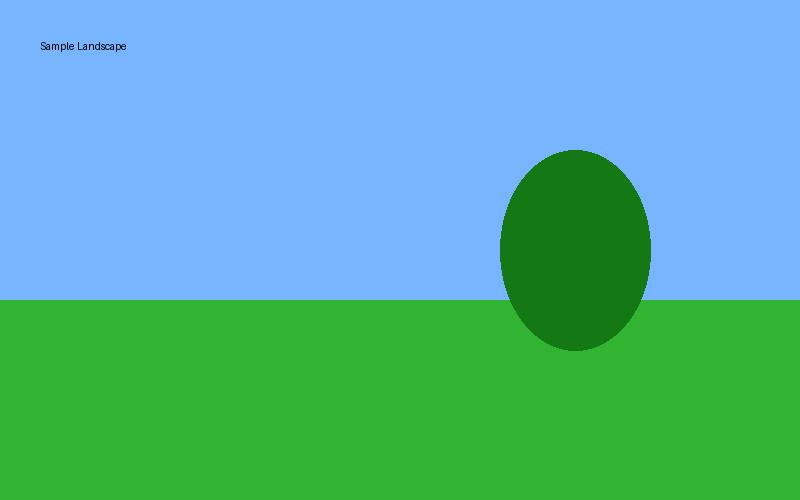
#> input picture sample.jpg, 800 x 500 px
$ python '11.180 Degree Rotation.py'
#> lines starting #> are read from the running program, lines starting #| are printed output that depends on the picture
import cv2

image = cv2.imread("sample.jpg")
#> image is the input picture: shape (500, 800, 3); mean B, G, R 161.3, 176, 87.4

rotated = cv2.rotate(image, cv2.ROTATE_180)
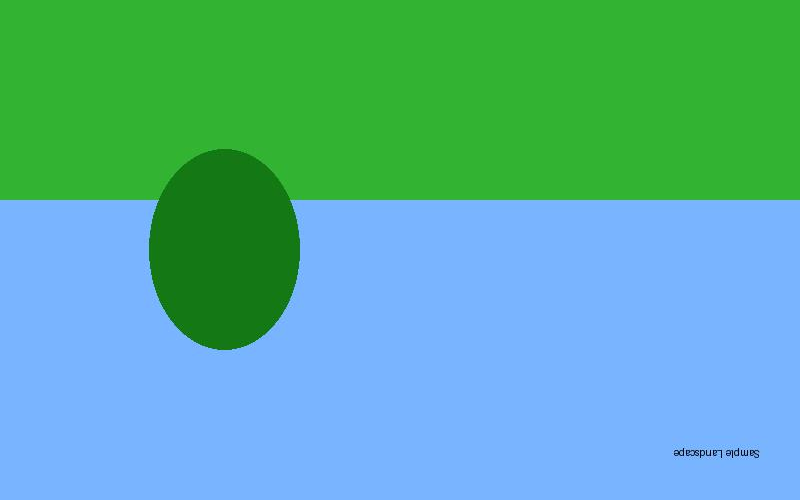
#> rotated: shape (500, 800, 3); mean B, G, R 161.3, 176, 87.4

cv2.imshow("Rotated", rotated)

cv2.waitKey(0)
cv2.destroyAllWindows()
